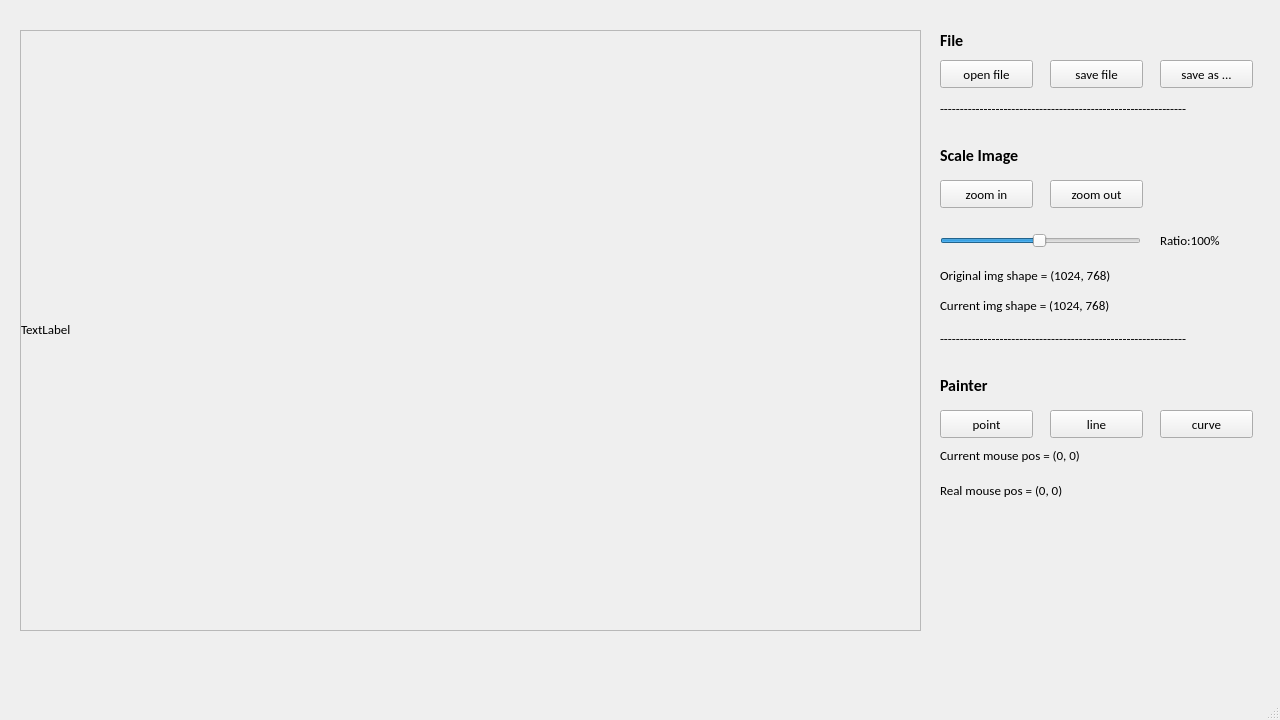
<?xml version="1.0" encoding="UTF-8"?>
<ui version="4.0">
 <class>MainWindow</class>
 <widget class="QMainWindow" name="MainWindow">
  <property name="geometry">
   <rect>
    <x>0</x>
    <y>0</y>
    <width>1280</width>
    <height>720</height>
   </rect>
  </property>
  <property name="font">
   <font>
    <family>Calibri</family>
    <pointsize>10</pointsize>
   </font>
  </property>
  <property name="windowTitle">
   <string>MainWindow</string>
  </property>
  <widget class="QWidget" name="centralwidget">
   <widget class="QPushButton" name="btn_zoom_in">
    <property name="geometry">
     <rect>
      <x>940</x>
      <y>180</y>
      <width>93</width>
      <height>28</height>
     </rect>
    </property>
    <property name="font">
     <font>
      <family>Calibri</family>
      <pointsize>10</pointsize>
     </font>
    </property>
    <property name="text">
     <string>zoom in</string>
    </property>
   </widget>
   <widget class="QPushButton" name="btn_zoom_out">
    <property name="geometry">
     <rect>
      <x>1050</x>
      <y>180</y>
      <width>93</width>
      <height>28</height>
     </rect>
    </property>
    <property name="font">
     <font>
      <family>Calibri</family>
      <pointsize>10</pointsize>
     </font>
    </property>
    <property name="text">
     <string>zoom out</string>
    </property>
   </widget>
   <widget class="QWidget" name="verticalLayoutWidget">
    <property name="geometry">
     <rect>
      <x>20</x>
      <y>30</y>
      <width>901</width>
      <height>601</height>
     </rect>
    </property>
    <layout class="QVBoxLayout" name="verticalLayout">
     <item>
      <widget class="QScrollArea" name="scrollArea">
       <property name="widgetResizable">
        <bool>true</bool>
       </property>
       <widget class="QWidget" name="scrollAreaWidgetContents">
        <property name="geometry">
         <rect>
          <x>0</x>
          <y>0</y>
          <width>897</width>
          <height>597</height>
         </rect>
        </property>
        <widget class="QLabel" name="label">
         <property name="geometry">
          <rect>
           <x>0</x>
           <y>0</y>
           <width>897</width>
           <height>597</height>
          </rect>
         </property>
         <property name="font">
          <font>
           <family>Calibri</family>
           <pointsize>10</pointsize>
          </font>
         </property>
         <property name="text">
          <string>TextLabel</string>
         </property>
        </widget>
       </widget>
      </widget>
     </item>
    </layout>
   </widget>
   <widget class="QLabel" name="label_img_shape_original">
    <property name="geometry">
     <rect>
      <x>940</x>
      <y>260</y>
      <width>301</width>
      <height>31</height>
     </rect>
    </property>
    <property name="font">
     <font>
      <pointsize>10</pointsize>
     </font>
    </property>
    <property name="text">
     <string>Original img shape = (1024, 768)</string>
    </property>
   </widget>
   <widget class="QSlider" name="slider_zoom">
    <property name="geometry">
     <rect>
      <x>940</x>
      <y>230</y>
      <width>201</width>
      <height>22</height>
     </rect>
    </property>
    <property name="minimum">
     <number>1</number>
    </property>
    <property name="maximum">
     <number>100</number>
    </property>
    <property name="value">
     <number>50</number>
    </property>
    <property name="orientation">
     <enum>Qt::Horizontal</enum>
    </property>
   </widget>
   <widget class="QLabel" name="label_img_ratio">
    <property name="geometry">
     <rect>
      <x>1160</x>
      <y>220</y>
      <width>111</width>
      <height>41</height>
     </rect>
    </property>
    <property name="text">
     <string>Ratio:100%</string>
    </property>
   </widget>
   <widget class="QLabel" name="label_img_shape_current">
    <property name="geometry">
     <rect>
      <x>940</x>
      <y>290</y>
      <width>301</width>
      <height>31</height>
     </rect>
    </property>
    <property name="text">
     <string>Current img shape = (1024, 768)</string>
    </property>
   </widget>
   <widget class="QPushButton" name="btn_open_image">
    <property name="geometry">
     <rect>
      <x>940</x>
      <y>60</y>
      <width>93</width>
      <height>28</height>
     </rect>
    </property>
    <property name="text">
     <string>open file</string>
    </property>
   </widget>
   <widget class="QLabel" name="label_text_file">
    <property name="geometry">
     <rect>
      <x>940</x>
      <y>30</y>
      <width>61</width>
      <height>21</height>
     </rect>
    </property>
    <property name="font">
     <font>
      <pointsize>12</pointsize>
      <weight>75</weight>
      <bold>true</bold>
      <underline>false</underline>
     </font>
    </property>
    <property name="text">
     <string>File</string>
    </property>
   </widget>
   <widget class="QPushButton" name="btn_save_image">
    <property name="geometry">
     <rect>
      <x>1050</x>
      <y>60</y>
      <width>93</width>
      <height>28</height>
     </rect>
    </property>
    <property name="text">
     <string>save file</string>
    </property>
   </widget>
   <widget class="QPushButton" name="btn_save_as_image">
    <property name="geometry">
     <rect>
      <x>1160</x>
      <y>60</y>
      <width>93</width>
      <height>28</height>
     </rect>
    </property>
    <property name="text">
     <string>save as ...</string>
    </property>
   </widget>
   <widget class="QLabel" name="label_text_scale">
    <property name="geometry">
     <rect>
      <x>940</x>
      <y>140</y>
      <width>111</width>
      <height>31</height>
     </rect>
    </property>
    <property name="font">
     <font>
      <pointsize>12</pointsize>
      <weight>75</weight>
      <bold>true</bold>
     </font>
    </property>
    <property name="text">
     <string>Scale Image</string>
    </property>
   </widget>
   <widget class="QLabel" name="spacer_file">
    <property name="geometry">
     <rect>
      <x>940</x>
      <y>100</y>
      <width>311</width>
      <height>16</height>
     </rect>
    </property>
    <property name="text">
     <string>--------------------------------------------------------------</string>
    </property>
   </widget>
   <widget class="QLabel" name="spacer_scale">
    <property name="geometry">
     <rect>
      <x>940</x>
      <y>330</y>
      <width>311</width>
      <height>16</height>
     </rect>
    </property>
    <property name="text">
     <string>--------------------------------------------------------------</string>
    </property>
   </widget>
   <widget class="QLabel" name="label_text_painter">
    <property name="geometry">
     <rect>
      <x>940</x>
      <y>370</y>
      <width>71</width>
      <height>31</height>
     </rect>
    </property>
    <property name="font">
     <font>
      <pointsize>12</pointsize>
      <weight>75</weight>
      <bold>true</bold>
     </font>
    </property>
    <property name="text">
     <string>Painter</string>
    </property>
   </widget>
   <widget class="QLabel" name="label_click_current_pos">
    <property name="geometry">
     <rect>
      <x>940</x>
      <y>440</y>
      <width>301</width>
      <height>31</height>
     </rect>
    </property>
    <property name="text">
     <string>Current mouse pos = (0, 0)</string>
    </property>
   </widget>
   <widget class="QLabel" name="label_click_real_pos">
    <property name="geometry">
     <rect>
      <x>940</x>
      <y>475</y>
      <width>301</width>
      <height>31</height>
     </rect>
    </property>
    <property name="text">
     <string>Real mouse pos = (0, 0)</string>
    </property>
   </widget>
   <widget class="QPushButton" name="btn_paint_point">
    <property name="geometry">
     <rect>
      <x>940</x>
      <y>410</y>
      <width>93</width>
      <height>28</height>
     </rect>
    </property>
    <property name="text">
     <string>point</string>
    </property>
   </widget>
   <widget class="QPushButton" name="btn_paint_line">
    <property name="enabled">
     <bool>true</bool>
    </property>
    <property name="geometry">
     <rect>
      <x>1050</x>
      <y>410</y>
      <width>93</width>
      <height>28</height>
     </rect>
    </property>
    <property name="text">
     <string>line</string>
    </property>
   </widget>
   <widget class="QPushButton" name="btn_paint_curve">
    <property name="enabled">
     <bool>true</bool>
    </property>
    <property name="geometry">
     <rect>
      <x>1160</x>
      <y>410</y>
      <width>93</width>
      <height>28</height>
     </rect>
    </property>
    <property name="text">
     <string>curve</string>
    </property>
   </widget>
  </widget>
  <widget class="QMenuBar" name="menubar">
   <property name="geometry">
    <rect>
     <x>0</x>
     <y>0</y>
     <width>1280</width>
     <height>27</height>
    </rect>
   </property>
  </widget>
  <widget class="QStatusBar" name="statusbar"/>
 </widget>
 <resources/>
 <connections/>
</ui>
